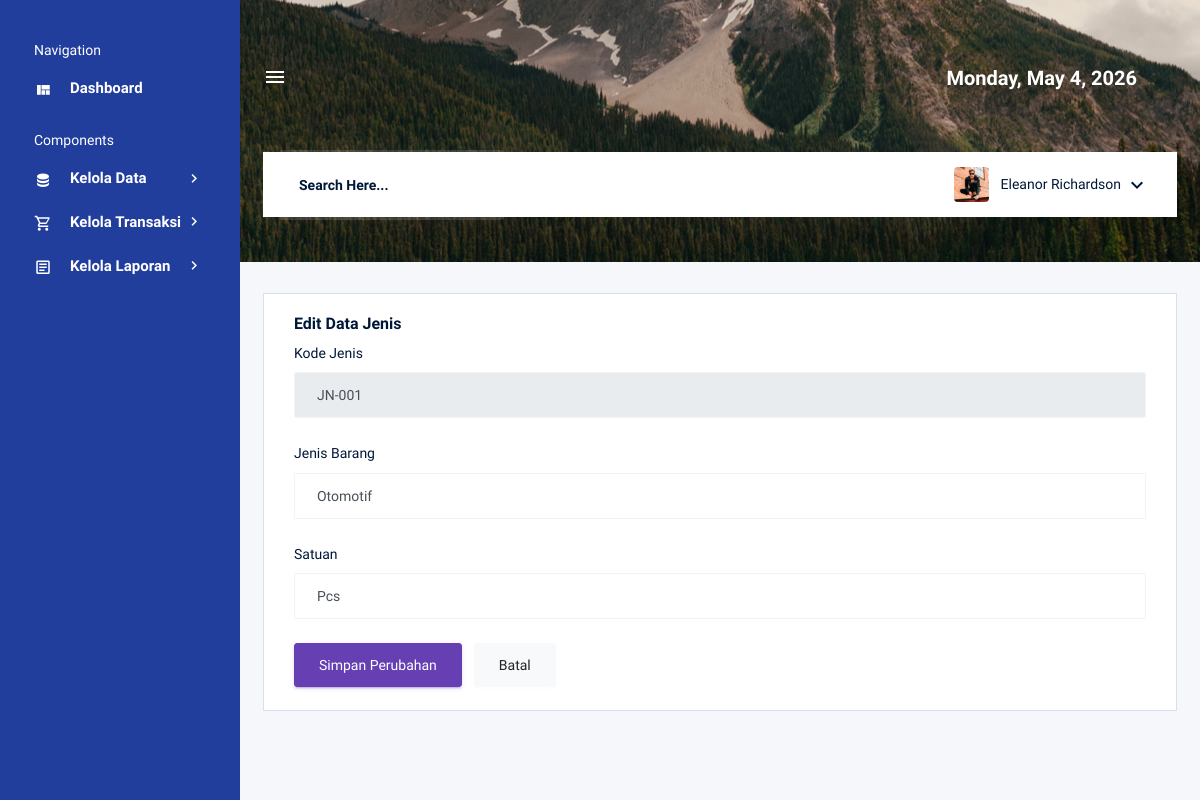
/admin/edit_jenis.php?id=JN-001, run on the app's committed database.
### tables this page shows
CREATE TABLE `tb_jenis` (
  `kode_jenis` varchar(20) NOT NULL,
  `jenis` varchar(50) DEFAULT NULL,
  `satuan` varchar(30) DEFAULT NULL
);

### admin/edit_jenis.php (the view, shortened to what this page needs)
<?php
include '../koneksi.php';
$id = $_GET['id'];
$query = mysqli_query($koneksi, "SELECT * FROM tb_jenis WHERE kode_jenis='$id'");
$data = mysqli_fetch_array($query);
?>
<!DOCTYPE html>
<html lang="en">
<?php include 'elements/header.php'; ?>
<body>
    <div class="container-scroller d-flex">
        <?php include 'elements/sidebar.php'; ?>
        <div class="container-fluid page-body-wrapper">
            <?php include 'elements/navbar.php'; ?>
            <div class="main-panel">
                <div class="content-wrapper">
                    <div class="row">
                        <div class="col-lg-12 grid-margin stretch-card">
                            <div class="card">
                                <div class="card-body">
                                    <h4 class="card-title">Edit Data Jenis</h4>
                                    <form class="forms-sample" method="POST" action="update_jenis.php">
                                        <div class="form-group">
                                            <label for="kode_jenis">Kode Jenis</label>
                                            <input type="text" class="form-control" id="kode_jenis" name="kode_jenis" value="<?php echo $data['kode_jenis']; ?>" readonly>
                                        </div>
                                        <div class="form-group">
                                            <label for="jenis">Jenis Barang</label>
                                            <input type="text" class="form-control" id="jenis" name="jenis" value="<?php echo $data['jenis']; ?>" required>
                                        </div>
                                        <div class="form-group">
                                            <label for="satuan">Satuan</label>
                                            <input type="text" class="form-control" id="satuan" name="satuan" value="<?php echo $data['satuan']; ?>" required>
                                        </div>
                                        <button type="submit" class="btn btn-primary mr-2">Simpan Perubahan</button>
                                        <a href="data_jenis.php" class="btn btn-light">Batal</a>
                                    </form>
                                </div>
                            </div>
                        </div>
                    </div>
                </div>
            </div>
        </div>
    </div>
</body>
</html>

### data on the page
tb_jenis: kode_jenis "JN-001", jenis "Otomotif", satuan "Pcs"

### other printed values
$timestamp->format("l, F j, Y") "Monday, May 4, 2026"
